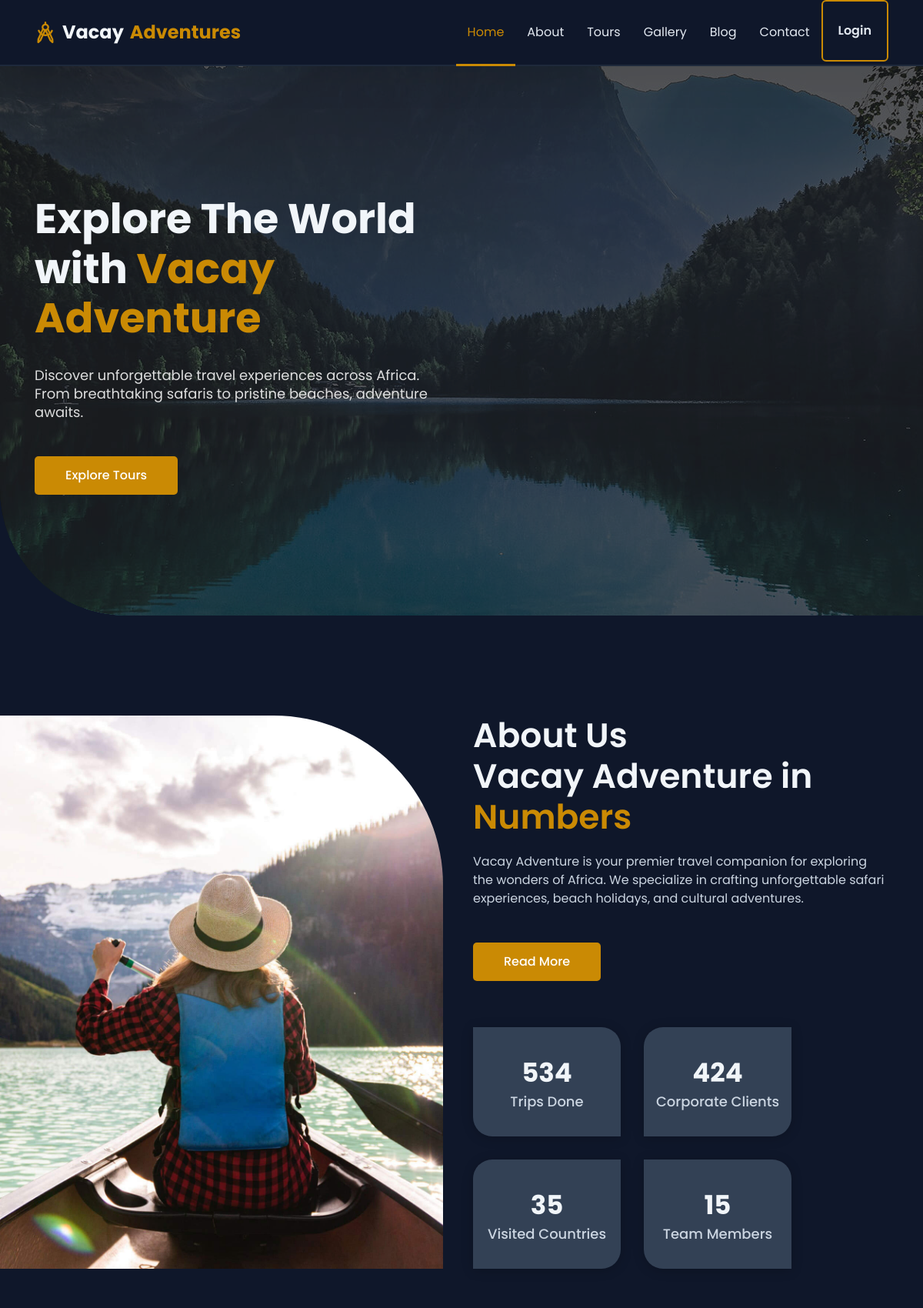
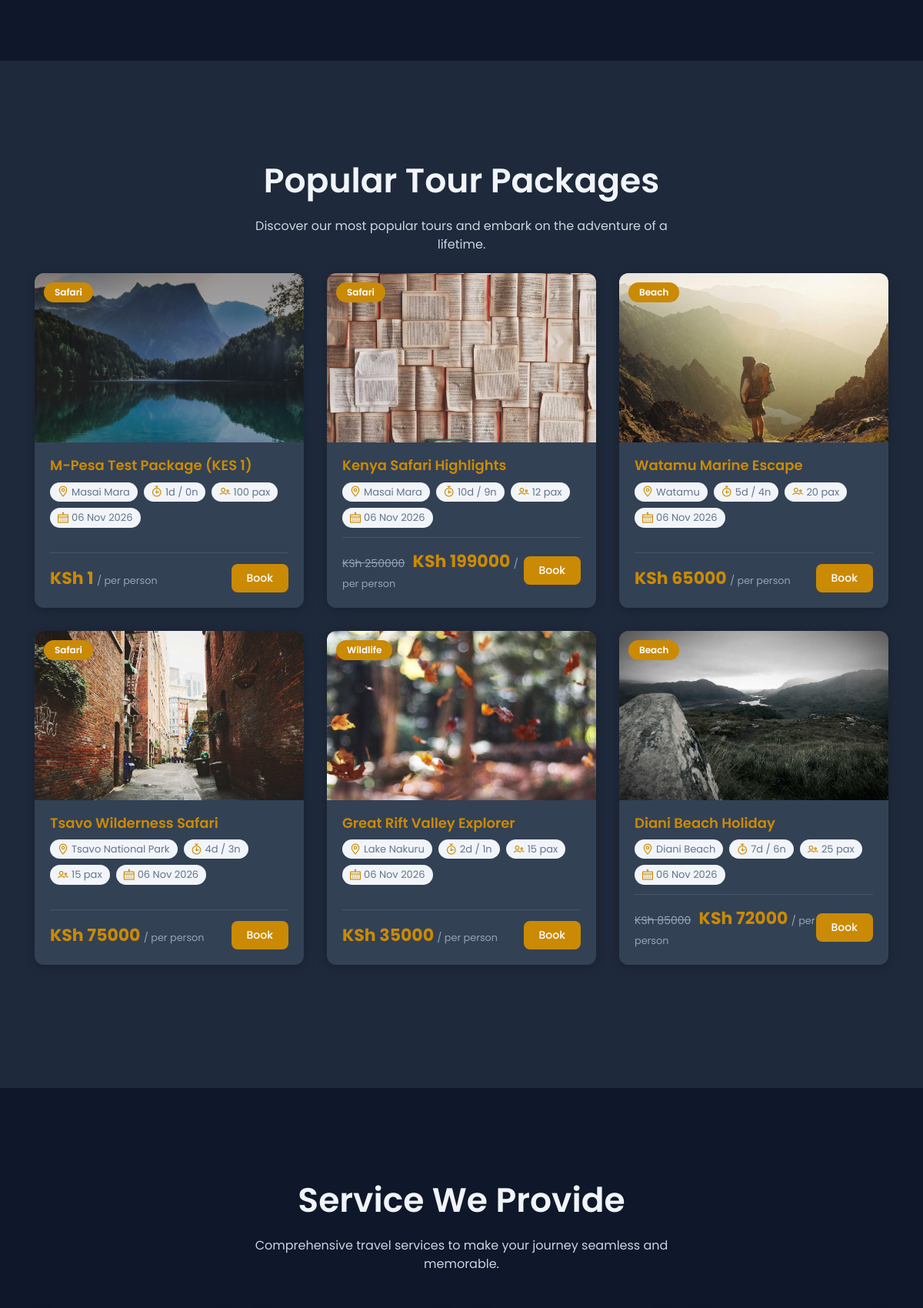
The page / (upper part) on the database its author committed (2 pictures, top to bottom).
### core/models.py (models this page shows, shortened)
class SiteSetting(models.Model):
    site_name = models.CharField(max_length=200, default='Vacay Adventure')
    tagline = models.CharField(max_length=500, blank=True)
    logo = models.ImageField(upload_to='settings/', blank=True, null=True)
    favicon = models.ImageField(upload_to='settings/', blank=True, null=True)
    email = models.EmailField(blank=True)
    phone = models.CharField(max_length=20, blank=True)
    address = models.CharField(max_length=500, blank=True)
    facebook = models.URLField(blank=True)
    twitter = models.URLField(blank=True)
    instagram = models.URLField(blank=True)
    linkedin = models.URLField(blank=True)
    youtube = models.URLField(blank=True)
    about_short = models.TextField(blank=True)
    about_image = models.ImageField(upload_to='settings/', blank=True, null=True)
    trips_done = models.IntegerField(default=0)
    corporate_clients = models.IntegerField(default=0)
    visited_countries = models.IntegerField(default=0)
    team_members = models.IntegerField(default=0)
    hero_video_url = models.URLField(blank=True, help_text='Direct MP4 URL for the hero background video. Leave blank for default safari video.')
    created_at = models.DateTimeField(auto_now_add=True)
    updated_at = models.DateTimeField(auto_now=True)
    class Meta:
        verbose_name = 'Site Setting'
        verbose_name_plural = 'Site Settings'

### tours/models.py (models this page shows, shortened)
class TourPackage(models.Model):
    DIFFICULTY_CHOICES = [('easy', 'Easy'), ('moderate', 'Moderate'), ('challenging', 'Challenging')]
    CATEGORY_CHOICES = [
        ('safari', 'Safari'), ('beach', 'Beach'), ('cultural', 'Cultural'),
        ('adventure', 'Adventure'), ('wildlife', 'Wildlife'), ('luxury', 'Luxury'),
    ]
    STATUS_CHOICES = [('draft', 'Draft'), ('published', 'Published')]
    destination = models.ForeignKey(Destination, on_delete=models.SET_NULL, null=True, related_name='tours')
    title = models.CharField(max_length=300)
    slug = models.SlugField(unique=True, blank=True)
    description = models.TextField()
    duration_days = models.IntegerField()
    duration_nights = models.IntegerField(default=0)
    price = models.DecimalField(max_digits=12, decimal_places=2)
    discount_price = models.DecimalField(max_digits=12, decimal_places=2, blank=True, null=True)
    max_guests = models.IntegerField(default=20)
    available_seats = models.IntegerField(default=20)
    difficulty = models.CharField(max_length=20, choices=DIFFICULTY_CHOICES, default='moderate')
    category = models.CharField(max_length=50, choices=CATEGORY_CHOICES, default='safari')
    hotel = models.ForeignKey(Hotel, on_delete=models.SET_NULL, null=True, blank=True, related_name='tours')
    vehicle = models.ForeignKey(Vehicle, on_delete=models.SET_NULL, null=True, blank=True, related_name='tours')
    guide = models.ForeignKey(TourGuide, on_delete=models.SET_NULL, null=True, blank=True, related_name='tours')
    included_services = models.TextField(blank=True, help_text='List items separated by newline')
    excluded_services = models.TextField(blank=True, help_text='List items separated by newline')
    image = models.ImageField(upload_to='tours/', blank=True, null=True, help_text='Main tour image (shown in listings). Individual gallery images below.')
    meeting_point = models.CharField(max_length=500, blank=True)
    start_date = models.DateField(blank=True, null=True)
    end_date = models.DateField(blank=True, null=True)
    itinerary = models.TextField(blank=True, help_text='Day-by-day itinerary')
    status = models.CharField(max_length=20, choices=STATUS_CHOICES, default='published')
    is_featured = models.BooleanField(default=False)
    created_at = models.DateTimeField(auto_now_add=True)
    updated_at = models.DateTimeField(auto_now=True)
    class Meta:
        ordering = ['-created_at']

class Destination(models.Model):
    STATUS_CHOICES = [('draft', 'Draft'), ('published', 'Published')]
    name = models.CharField(max_length=200)
    slug = models.SlugField(unique=True, blank=True)
    description = models.TextField()
    featured_image = models.ImageField(upload_to='destinations/')
    country = models.CharField(max_length=100)
    city = models.CharField(max_length=100, blank=True)
    latitude = models.FloatField(blank=True, null=True)
    longitude = models.FloatField(blank=True, null=True)
    best_season = models.CharField(max_length=200, blank=True)
    status = models.CharField(max_length=20, choices=STATUS_CHOICES, default='published')
    created_at = models.DateTimeField(auto_now_add=True)
    updated_at = models.DateTimeField(auto_now=True)
    class Meta:
        ordering = ['name']

class TourImage(models.Model):
    tour = models.ForeignKey(TourPackage, on_delete=models.CASCADE, related_name='images')
    image = models.ImageField(upload_to='tours/')
    caption = models.CharField(max_length=200, blank=True)
    is_main = models.BooleanField(default=False)
    class Meta:
        ordering = ['-is_main']

### core/views.py (the view)
# urls.py: path('', views.home_view, name='home'),
def home_view(request):
    today = timezone.now().date()
    next_date_sub = TourDate.objects.filter(
        tour=OuterRef('pk'), is_active=True, date__gte=today
    ).order_by('date').values('date')[:1]
    featured_tours = TourPackage.objects.filter(status='published', is_featured=True).annotate(
        next_tour_date=Subquery(next_date_sub, output_field=DateField())
    )[:6]
    services = Service.objects.all()[:4]
    why_choose_us = WhyChooseUs.objects.all()[:4]
    testimonials = Testimonial.objects.filter(is_active=True)[:10]
    gallery_items = Gallery.objects.filter(is_active=True)[:12]
    blog_posts = BlogPost.objects.filter(status='published')[:3]
    destinations = Destination.objects.filter(status='published')[:6]
    context = {
        'featured_tours': featured_tours,
        'services': services,
        'why_choose_us': why_choose_us,
        'testimonials': testimonials,
        'gallery_items': gallery_items,
        'blog_posts': blog_posts,
        'destinations': destinations,
    }
    return render(request, 'core/home.html', context)

### templates/core/home.html (shortened to what this page needs)
{% extends 'base.html' %}
{% load static %}
{% block hero %}
<section class="header_area hero-video-wrap">
    <div class="video-bg">
        <video autoplay muted loop playsinline poster="{% static 'images/hero-area.jpg' %}">
            <source src="{{ site_settings.hero_video_url|default:'https://assets.mixkit.co/videos/3661/3661-720.mp4' }}" type="video/mp4">
        </video>
    </div>
    <div class="video-overlay"></div>
    <div id="home" class="header_slider">
        <div class="single_slider bg_cover d-flex align-items-center">
            <div class="container">
                <div class="row">
                    <div class="col-lg-6 col-md-8">
                        <div class="slider_content">
                            <h2 class="slider_title wow fadeInLeftBig" data-wow-duration="1.3s" data-wow-delay="0.2s">Explore The World with<span> Vacay Adventure</span></h2>
                            <p class="wow fadeInLeftBig" data-wow-duration="1.3s" data-wow-delay="0.5s">Discover unforgettable travel experiences across Africa. From breathtaking safaris to pristine beaches, adventure awaits.</p>
                            <a href="/tours/" class="main-btn wow fadeInLeftBig" data-wow-duration="1.3s" data-wow-delay="0.8s">Explore Tours</a>
                        </div>
                    </div>
                </div>
            </div>
        </div>
    </div>
</section>
{% endblock %}
{% block content %}
<section id="about" class="about_area pt-130 pb-130">
    <div class="about_wrapper">
        <div class="about_image bg_cover" style="background-image: url({% static 'images/about_image.jpg' %})"></div>
        <div class="container">
            <div class="row justify-content-end">
                <div class="col-lg-6">
                    <div class="about_content">
                        <div class="section_title">
                            <h3 class="title">About Us <br> Vacay Adventure in <span>Numbers</span></h3>
                            <p>{{ site_settings.about_short|default:'Vacay Adventure is your premier travel companion for exploring the wonders of Africa. We specialize in crafting unforgettable safari experiences, beach holidays, and cultural adventures.' }}</p>
                        </div>
                        <a href="/about/" class="main-btn">Read More</a>
                    </div>
                    <div class="about_counter d-flex flex-wrap">
                        <div class="single_counter counter_1 d-flex justify-content-center align-items-center wow fadeInUpBig" data-wow-duration="1.3s" data-wow-delay="0.2s">
                            <div class="counter_wrapper">
                                <span class="counter">{{ site_settings.trips_done|default:'500' }}</span>
                                <p>Trips Done</p>
                            </div>
                        </div>
                        <div class="single_counter counter_2 d-flex justify-content-center align-items-center wow fadeInUpBig" data-wow-duration="1.3s" data-wow-delay="0.5s">
                            <div class="counter_wrapper">
                                <span class="counter">{{ site_settings.corporate_clients|default:'400' }}</span>
                                <p>Corporate Clients</p>
                            </div>
                        </div>
                        <div class="single_counter counter_2 d-flex justify-content-center align-items-center wow fadeInUpBig" data-wow-duration="1.3s" data-wow-delay="0.8s">
                            <div class="counter_wrapper">
                                <span class="counter">{{ site_settings.visited_countries|default:'30' }}</span>
                                <p>Visited Countries</p>
                            </div>
                        </div>
                        <div class="single_counter counter_1 d-flex justify-content-center align-items-center wow fadeInUpBig" data-wow-duration="1.3s" data-wow-delay="1.1s">
                            <div class="counter_wrapper">
                                <span class="counter">{{ site_settings.team_members|default:'15' }}</span>
                                <p>Team Members</p>
                            </div>
                        </div>
                    </div>
                </div>
            </div>
        </div>
    </div>
</section>
<section id="packges" class="destination_area pt-130 pb-130">
    <div class="container">
        <div class="row justify-content-center">
            <div class="col-lg-6">
                <div class="section_title text-center pb-25">
                    <h3 class="title">Popular Tour Packages</h3>
                    <p>Discover our most popular tours and embark on the adventure of a lifetime.</p>
                </div>
            </div>
        </div>
        <div class="row">
            {% for tour in featured_tours %}
            <div class="col-lg-4 col-sm-6 mb-30 wow fadeInUpBig" data-wow-duration="1.3s" data-wow-delay="0.{{ forloop.counter }}s">
                <div class="tour-grid-card">
                    <div class="card-img-wrap">
                        {% if tour.image %}
                        <img src="{{ tour.image.url }}" alt="{{ tour.title }}">
                        {% elif tour.images.first %}
                        <img src="{{ tour.images.first.image.url }}" alt="{{ tour.title }}">
                        {% else %}
                        <img src="{% static 'images/hero-area.jpg' %}" alt="{{ tour.title }}">
                        {% endif %}
                        {% if tour.available_seats <= 0 %}
                        <div class="card-badge" style="background:#dc3545;">Sold Out</div>
                        {% else %}
                        <div class="card-badge">{{ tour.get_category_display }}</div>
                        {% endif %}
                    </div>
                    <div class="card-body">
                        <h5 class="card-title"><a href="{% url 'tour_detail' tour.slug %}">{{ tour.title }}</a></h5>
                        <div class="card-meta">
                            <span><i class="lni lni-map-marker"></i> {{ tour.destination.name|default:'Various' }}</span>
                            <span><i class="lni lni-timer"></i> {{ tour.duration_days }}d / {{ tour.duration_nights }}n</span>
                            <span><i class="lni lni-users"></i> {{ tour.max_guests }} pax</span>
                            {% if tour.next_tour_date %}
                            <span><i class="lni lni-calendar"></i> {{ tour.next_tour_date|date:'d M Y' }}</span>
                            {% endif %}
                        </div>
                        <div class="card-price">
                            <div>
                                {% if tour.discount_price %}
                                <span class="price-original">KSh {{ tour.price|floatformat:0 }}</span>
                                <span class="price-amount">KSh {{ tour.discount_price|floatformat:0 }}</span>
                                {% else %}
                                <span class="price-amount">KSh {{ tour.price|floatformat:0 }}</span>
                                {% endif %}
                                <small>/ per person</small>
                            </div>
                            <a href="{% url 'tour_detail' tour.slug %}" class="btn-book">Book</a>
                        </div>
                    </div>
                </div>
            </div>
            {% empty %}
            <div class="col-12 text-center"><p>No tours available yet.</p></div>
            {% endfor %}
        </div>
    </div>
</section>
<section id="services" class="services_area pt-120">
    <div class="container">
        <div class="row justify-content-center">
            <div class="col-lg-6">
                <div class="section_title text-center pb-25">
                    <h3 class="title">Service We Provide</h3>
                    <p>Comprehensive travel services to make your journey seamless and memorable.</p>
                </div>
            </div>
        </div>
        <div class="row">
            {% for service in services %}
            <div class="col-lg-3 col-sm-6">
            </div>
            {% endfor %}
        </div>
    </div>
</section>
{% endblock %}

### rows shown on the page
SiteSetting: about_short "Vacay Adventure is your premier travel companion for exploring the wonders of Africa. We specialize in crafting unforgettable safari experiences, beach holidays, and cultural adventures.", trips_done "534", corporate_clients "424", visited_countries "35", team_members "15"
TourPackage: category "Safari", title "M-Pesa Test Package (KES 1)", destination.name "Masai Mara", duration_days "1", duration_nights "0", max_guests "100", next_tour_date "06 Nov 2026", price "1"
TourPackage: images.first.image (picture), category "Safari", title "Kenya Safari Highlights", destination.name "Masai Mara", duration_days "10", duration_nights "9", max_guests "12", next_tour_date "06 Nov 2026", price "250000", discount_price "199000"
TourPackage: images.first.image (picture), category "Beach", title "Watamu Marine Escape", destination.name "Watamu", duration_days "5", duration_nights "4", max_guests "20", next_tour_date "06 Nov 2026", price "65000"
TourPackage: images.first.image (picture), category "Safari", title "Tsavo Wilderness Safari", destination.name "Tsavo National Park", duration_days "4", duration_nights "3", max_guests "15", next_tour_date "06 Nov 2026", price "75000"
TourPackage: images.first.image (picture), category "Wildlife", title "Great Rift Valley Explorer", destination.name "Lake Nakuru", duration_days "2", duration_nights "1", max_guests "15", next_tour_date "06 Nov 2026", price "35000"
TourPackage: images.first.image (picture), category "Beach", title "Diani Beach Holiday", destination.name "Diani Beach", duration_days "7", duration_nights "6", max_guests "25", next_tour_date "06 Nov 2026", price "85000", discount_price "72000"
